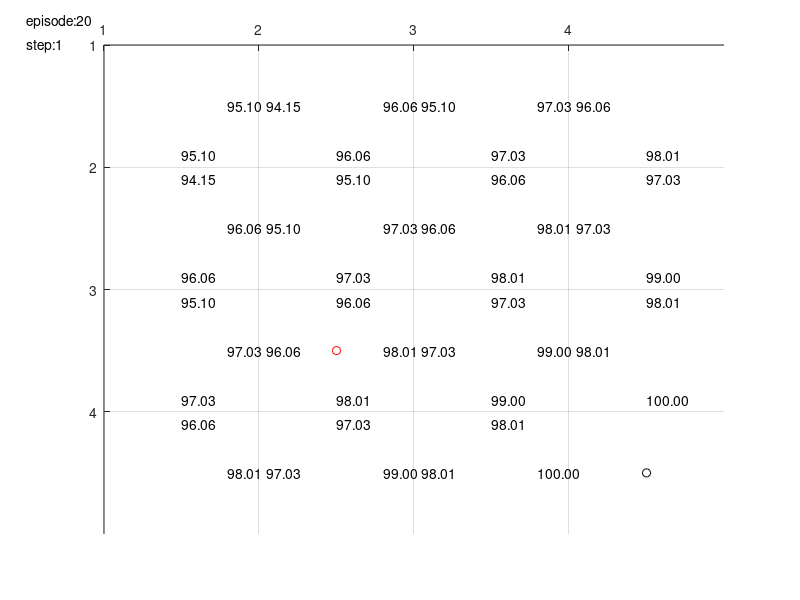

The MATLAB script that drew this image:
function qlearn
% TODO: probability for movement
% TODO: traversal, debug info plot
% DONE: max steps per episode
% 

clc; clear all; close all;

%--------------------------------------------------------------------------
% 1) Create map, Draw the map
%
% It should show Q values, Destination.
% For each episode, update the Q values.
%--------------------------------------------------------------------------
global S; S = 7;
global G; G = 8;
global C; C = 1;
global O; O = 0;

small_map = ...
      [ C, C, C, C;
        C, C, C, C;
        C, S, C, C;
        C, C, C, G;
        ];
small_map2 = ...
      [ S, O, C;
        C, C, C;
        C, G, C;
        ];

small_map3 = ...
      [ S, C, C;
        O, C, C;
        C, C, G;
        ];

large_map = ...
      [ C, C, C, C, O, C, C, C, C, C;
        C, O, O, C, O, C, C, C, C, C;
        C, S, O, C, O, C, C, C, C, C;
        C, O, O, C, O, C, C, C, C, C;
        C, C, C, C, C, C, C, C, O, C;
        C, C, C, C, C, C, C, C, O, C;
        C, C, C, C, C, C, C, C, O, C;
        O, O, O, O, O, O, O, O, O, C;
        C, C, C, C, C, C, C, C, C, C;
        G, C, C, C, C, C, C, C, C, C;
        ];
map = small_map;


global ROW;
global COL;
[ROW,COL] = size(map);
display(sprintf('INFO: Map size = %d x %d',ROW,COL));
display(sprintf('INFO: 0 - obstacle | 1 - clear path | 7 - start | 8 - goal'));

%--------------------------------------------------------------------------
% 2) Validate map, and capture start, goal position
% Draw the map if valid
%--------------------------------------------------------------------------
num_start = 0;
num_goal = 0;
for r = 1:ROW
  for c = 1:COL
    if( map(r,c) == S )
      num_start = num_start + 1;
      start_r = r; start_c = c;
    end
    if( map(r,c) == G )
      num_goal = num_goal + 1;
      goal_r = r; goal_c = c;
    end
  end
end
if( num_start > 1 || num_goal > 1 )
  display('ERROR: Validate map: Too many start or goal');
  return;
end

% draw a map
axis([1 COL+1 1 ROW+1]);
grid on;
hold on;
set(gca,'XTick',[1:1:COL]);
set(gca,'YTick',[1:1:ROW]);
set(gca,'xaxislocation','top','ydir','reverse');

% plot start, goal, obstacles
plot(start_c+0.5,start_r+0.5,'ro');
plot(goal_c+0.5,goal_r+0.5,'ko');
for ri = 1:ROW
  for ci = 1:COL
    if(map(ri,ci)==O) % if it is a obstacle draw it
      plot(ci+0.5,ri+0.5,'kx');
    end
  end
end

%--------------------------------------------------------------------------
% 3) convert map into immediate reward matrix (node base) using following
%
%     100  - goal
%     0    - clear path
%     -inf - obstacle, self, not reachable, or diagonal...
%--------------------------------------------------------------------------
num_states = ROW*COL;
start_state = rc2indx(start_r,start_c);
goal_state = rc2indx(goal_r,goal_c);
R(num_states,num_states) = 0;

% 1st loop represent current node
% 2nd loop represent visiting node, check if it is clear path, or obstacle
for qx = 1:num_states
  [cr,cc] = indx2rc(qx);  % (c)urrent (r)ow and (c)ol
  if( map(cr,cc) == O ) % current node is an obstacle
    R(qx,:) = -inf;
    continue;
  end
  for qy = 1:num_states
    [vr,vc] = indx2rc(qy);
    if ( abs(vr-cr) == 1 && cc == vc ) % +/1 row
      if ( map(vr,vc) == C || map(vr,vc) == S )
        R(qx,qy) = 0;
      elseif( map(vr,vc) == G )
        R(qx,qy) = 100;
      else
        R(qx,qy) = -inf;
      end
    elseif (abs(vc-cc) == 1 && cr == vr ) % +/- col
      if ( map(vr,vc) == C || map(vr,vc) == S )
        R(qx,qy) = 0;
      elseif( map(vr,vc) == G )
        R(qx,qy) = 100;
      else
        R(qx,qy) = -inf;
      end
    else % diagonal
      R(qx,qy) = -inf;
    end
  end
end

R;

%--------------------------------------------------------------------------
% 4) set up constants alpha, gamma, probabilities of movement, 
%--------------------------------------------------------------------------
global EPISODES; EPISODES = 20;
display(sprintf('INFO: max episode %f',EPISODES));
global STEPS; STEPS = 150;
display(sprintf('INFO: max step %f',STEPS));
global ALPHA; ALPHA = [0.99]; % learning rate
display(sprintf('INFO: alpha %f',ALPHA));
global GAMMA; GAMMA = [0.99]; % discount rate
display(sprintf('INFO: gamma %f',GAMMA));


%--------------------------------------------------------------------------
% 5) loop thru num of EPISODES
%--------------------------------------------------------------------------
for param_i = 1:size(ALPHA,2)

textbox(ROW,COL) = struct('up',[],'down',[],'left',[],'right',[]);
episode_tb_hldr = [];
steps_tb_hldr = [];

Q = zeros(size(R));
for e = 1:EPISODES
  steps = 1; % reset the number of steps
  s = randperm(num_states,1); % current state
  if(isempty(episode_tb_hldr))
    episode_tb_hldr = text(0.5,0.8,sprintf('episode:%d',e));
  else
    set(episode_tb_hldr,'String',sprintf('episode:%d',e));
  end
  while ( s ~= goal_state && steps <= STEPS )
    
    if(isempty(steps_tb_hldr))
      steps_tb_hldr = text(0.5,1,sprintf('step:%d',steps));
    else
      set(steps_tb_hldr,'String',sprintf('step:%d',steps));
    end
    
    avail_actions = find(R(s,:) >= 0); % find num of possible actions
    num_actions = size(avail_actions,2);
    if ( num_actions > 0 )
      % policy for selecting action goes here
      action_taken = ( round(rand() * (num_actions - 1)) ) + 1;
    else
%      display('on obstacles');
      break;  % started on an obstacle state
    end
    
    % get maximum q value for all states
    q_max = max(Q,[],2);
    % future state, or the action
    fs = avail_actions(action_taken);
    Q(s,fs) = Q(s,fs) + ALPHA(param_i) * ( R(s,fs) + GAMMA(param_i) * q_max(fs) - Q(s,fs) );


    textbox = plot_value(Q,s,fs,textbox);
    s = fs;
    steps = steps + 1;
  end
end


saveas(gcf,sprintf('a%0.2fg%0.2fe%d.jpg',ALPHA(param_i),GAMMA(param_i),EPISODES),'jpg');
end

Q;

%--------------------------------------------------------------------------
% 6) Traverse from any starting point
%--------------------------------------------------------------------------



function textbox = plot_value(Q,s,fs,textbox)
    % update plot
    [r,c] = indx2rc(s);
    [fr,fc] = indx2rc(fs);

    str = sprintf('%0.2f', Q(s,fs));
    if ( fr - r == 1 )  % r+1
      if(isempty(textbox(r,c).down))
        textbox(r,c).down = text(c+0.5, r+0.9,str);
      else
        set(textbox(r,c).down,'String',str);
      end
    elseif ( r - fr == 1) % r-1
      if(isempty(textbox(r,c).up))
        textbox(r,c).up = text(c+0.5, r+0.1,str);
      else
        set(textbox(r,c).up,'String',str);
      end
    elseif( fc - c == 1) % c+1
      if(isempty(textbox(r,c).right))
        textbox(r,c).right = text(c+0.8, r+0.5,str);
      else
        set(textbox(r,c).right,'String',str);
      end
    elseif( c - fc == 1) % c-1
      if(isempty(textbox(r,c).left))
        textbox(r,c).left = text(c+0.05, r+0.5,str);
      else
        set(textbox(r,c).left,'String',str);
      end
    else
      display('should not be here, bug');
    end
    %pause(0.001);
    drawnow;


%--------------------------------------------------------------------------
% util
%--------------------------------------------------------------------------
function index = rc2indx(r,c)
global ROW;
global COL;
index = (r-1)*COL+c;

function [r,c] = indx2rc(i)
global ROW;
global COL;
r = ceil(i/COL);
c = mod(i,COL);
if( c == 0 )
  c = COL;
end
